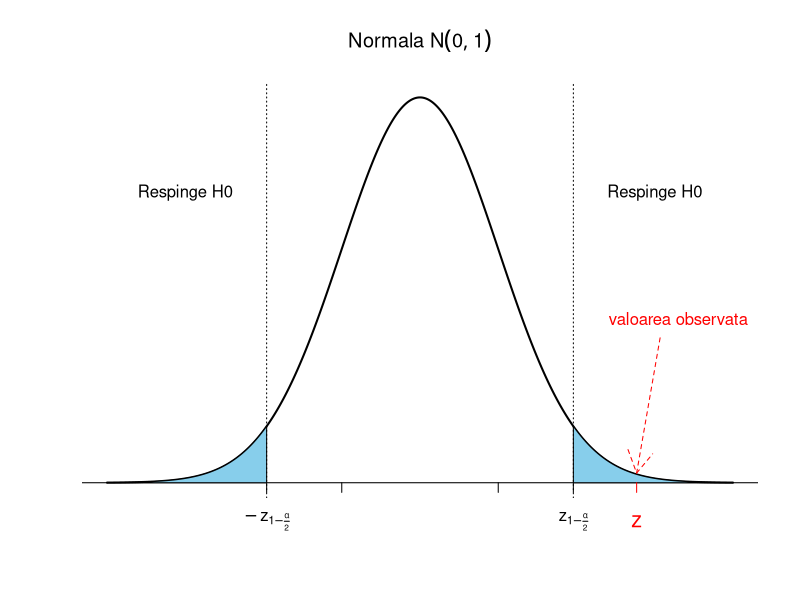
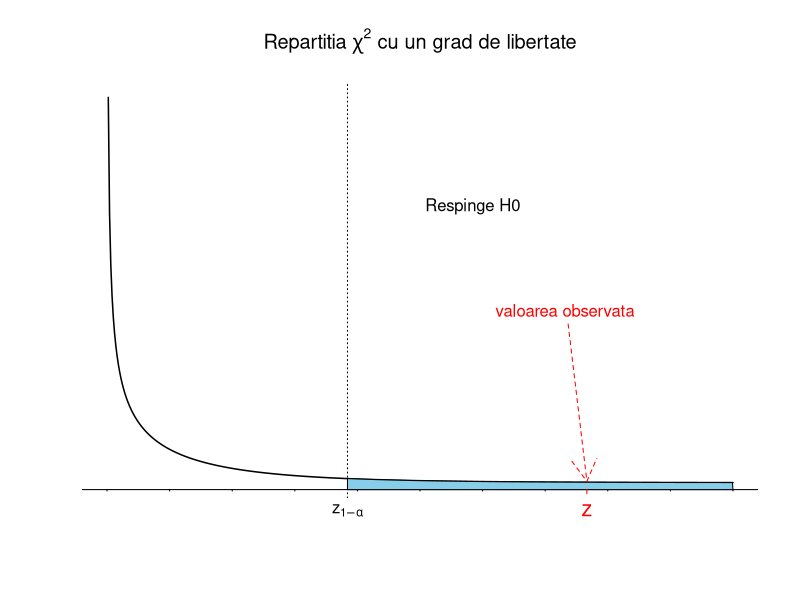
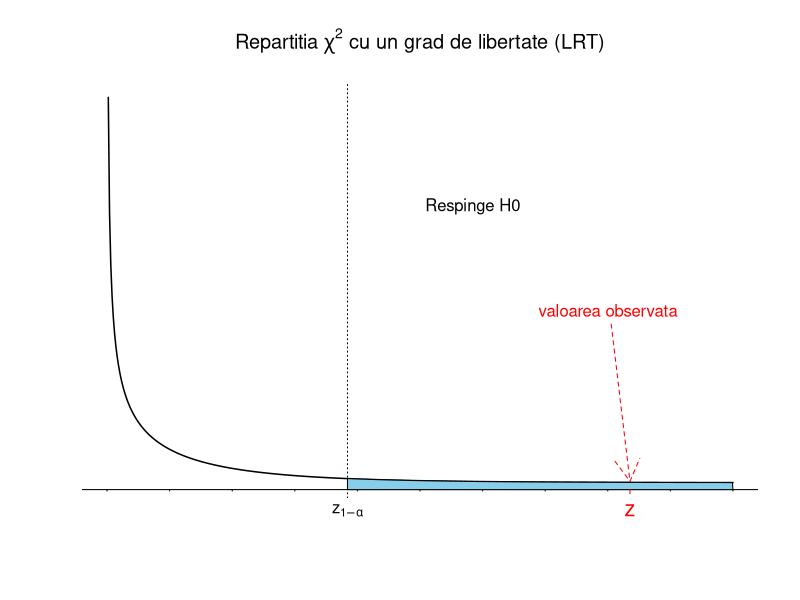
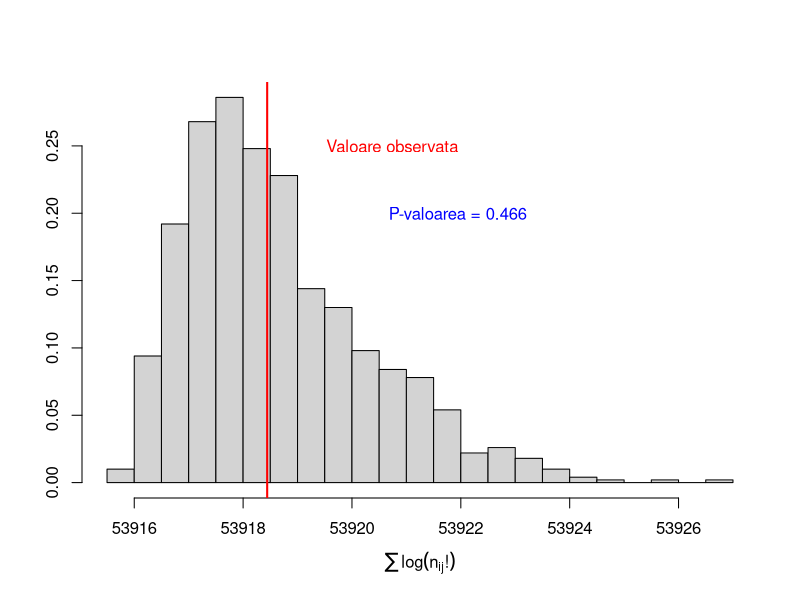

These charts were generated, in order, by the following R code:
## ---- chunk 1
n1 = 5000 # nr total cazuri OC
n11 = 13 # nr cazuri cu MI

n2 = 10000 # nr total control non-OC
n21 = 7 # nr control cu MI

p1 = n11/n1
p2 = n21/n2

p = (n11+n21)/(n1+n2) # proportia comuna - pooled p

# Verificam daca putem aplica aproximarea normala 
n1*p*(1-p)>5
n2*p*(1-p)>5

# Calculam statistica de test cu corectia de continuitate
z = (abs(p1-p2)-0.5*(1/n1+1/n2))/sqrt(p*(1-p)*(1/n1+1/n2))
z

# Calcul de p-valoare: test bilateral
pval = min(2*(1-pnorm(z)),1)
pval

# Intervalul de incredere

cat("Intervalul de incredere pentru p1-p2 la pragul de semnificatie 95% este ","IC = [", p1-p2 - qnorm(0.975) *sqrt(p*(1-p)*(1/n1+1/n2)), ",", p1-p2 + qnorm(0.9755) *sqrt(p*(1-p)*(1/n1+1/n2)),"]")

# Intervalul de incredere Agresti & Caffo 2000

p1b = (n11+1)/(n1+2)
p2b = (n21+1)/(n2+2)

cat("Intervalul de incredere (Agresti-Caffo) pentru p1-p2 la pragul de semnificatie 95% este ","IC = [", p1b-p2b - qnorm(0.975) *sqrt(p1b*(1-p1b)/(n1+2)+p2b*(1-p2b)/(n2+2)), ",", p1b-p2b + qnorm(0.975) *sqrt(p1b*(1-p1b)/(n1+2)+p2b*(1-p2b)/(n2+2)),"]")

## ---- chunk 2
a = 0.05

z1 = qnorm(a/2)
z2 = -z1

par(bty="n")
x <- seq(-4,4,length=501)
plot(x,dnorm(x),type="l",main = expression(paste("Normala ", N(0,1))),
     xaxt="n",yaxt="n",xlab="",ylab="",lwd=2)

abline(h=0)
x <- c(z1,-1,1,z2)
segments(x,0,x,-0.01,xpd=TRUE)

#desenezi regiunea pe care vrei sa o colorezi
cord.x1=c(-4,seq(-4,z1,0.01),z1)
cord.y1=c(0,dnorm(seq(-4,z1,0.01)),0)
polygon(cord.x1,cord.y1,col="skyblue")

text(z1,-0.04,expression(-z[1-frac(alpha,2)]),xpd=TRUE)


#desenezi regiunea pe care vrei sa o colorezi
cord.x2=c(z2,seq(z2,4,0.01),4)
cord.y2=c(0,dnorm(seq(z2,4,0.01)),0)
polygon(cord.x2,cord.y2,col="skyblue")

text(z2,-0.04,expression(z[1-frac(alpha,2)]),xpd=TRUE)

# liniile verticale care delimiteaza regiunile
abline(v=z1,untf = FALSE, lty=3)
abline(v=z2,untf = FALSE, lty=3)

#textul corespunzator lor 
text(-3, 0.3, "Respinge H0")
text(3, 0.3, "Respinge H0")

#adauga valoarea observata

segments(z,0,z,-0.01,xpd=TRUE, col="red")
text(z,-0.04,expression(z),xpd=TRUE, cex = 1.3, col = "red")

arrows(z+0.3,0.15, x1=z, y1=0.01, lty = 2, col = "red")
text(3.3, 0.17, "valoarea observata", col = "red")

## ---- chunk 3
mat = matrix(c(13,4987,5000, 7, 9993, 10000, 20, 14980, 15000),ncol = 3, byrow = T, 
             dimnames = list(c("OC", "non-OC", "Total"),c("MI", "non-MI", "Total")))

library(knitr)
kable(mat, align = "ccc")
## ---- chunk 4
# Observat
n11 = 13
n1o = 5000
n12 = n1o-n11

n21 = 7
n2o = 10000
n22 = n2o-n21

no1 = n11+n21
no2 = n12+n22

n = n1o+n2o

#Asteptat
e11 = n1o*no1/n
e12 = n1o*no2/n
e21 = n2o*no1/n
e22 = n2o*no2/n

Mobs = matrix(c(n11,n12,n21,n22),ncol = 2, byrow = T, dimnames = list(c("OC","non-OC"), c("MI", "non-MI")))

Mexp = matrix(c(e11,e12,e21,e22),ncol = 2, byrow = T, dimnames = list(c("OC","non-OC"), c("MI", "non-MI")))
Mexp
## ---- chunk 5
kable(Mexp, align = "cc")
## ---- chunk 6
X2 = (abs(n11-e11)-0.5)^2/e11 + (abs(n12-e12)-0.5)^2/e12 + (abs(n21-e21)-0.5)^2/e21 + (abs(n22-e22)-0.5)^2/e22
X2

pval = 1-pchisq(X2,1) #df = 1
pval
## ---- chunk 7
chisq.test(Mobs)
## ---- chunk 8
a = 0.05
df = 1

z1 = qchisq(1-a, df)

par(bty="n")
x <- seq(0,10,length=501)
plot(x,dchisq(x, df),type="l",main = expression(paste("Repartitia ", chi^2, " cu un grad de libertate")),
     xaxt="n",yaxt="n",xlab="",ylab="",lwd=1.5)

abline(h=-0.05)
x <- 0:10 
segments(x,-0.05,x,-0.06,xpd=TRUE)

#desenezi regiunea pe care vrei sa o colorezi
cord.x=c(z1,seq(z1,10,0.01),10)
cord.y=c(-0.05,dchisq(seq(z1,10,0.01), df),-0.05)
polygon(cord.x,cord.y,col="skyblue")

text(z1,-0.2,expression(z[1-alpha]),xpd=TRUE)

# liniile verticale care delimiteaza regiunile
abline(v=z1,untf = FALSE, lty=3)

#textul corespunzator lor 
text(z1+2, 2, "Respinge H0")

#adauga valoarea observata
z = X2
segments(z,-0.05,z,-0.08,xpd=TRUE, col="red")
text(z,-0.2,expression(z),xpd=TRUE, cex = 1.3, col = "red")

arrows(z-0.3,1.15, x1=z, y1=0.01, lty = 2, col = "red")
text(z-0.35, 1.25, "valoarea observata", col = "red")

## ---- chunk 9
prop.test(Mobs)
## ---- chunk 10
# Observat
n11 = 13
n1o = 5000
n12 = n1o-n11

n21 = 7
n2o = 10000
n22 = n2o-n21

no1 = n11+n21
no2 = n12+n22

LRT = n11*log((n1o*no1)/(n*n11)) + n12*log((n1o*no2)/(n*n12)) + n21*log((n2o*no1)/(n*n21)) + n22*log((n2o*no2)/(n*n22))
LRT = -2*LRT
LRT

pval = 1-pchisq(LRT,1) #df = 1
pval
## ---- chunk 11
a = 0.05
df = 1

z1 = qchisq(1-a, df)

par(bty="n")
x <- seq(0,10,length=501)
plot(x,dchisq(x, df),type="l",main = expression(paste("Repartitia ", chi^2, " cu un grad de libertate (LRT)")),
     xaxt="n",yaxt="n",xlab="",ylab="",lwd=1.5)

abline(h=-0.05)
x <- 0:10 
segments(x,-0.05,x,-0.06,xpd=TRUE)

#desenezi regiunea pe care vrei sa o colorezi
cord.x=c(z1,seq(z1,10,0.01),10)
cord.y=c(-0.05,dchisq(seq(z1,10,0.01), df),-0.05)
polygon(cord.x,cord.y,col="skyblue")

text(z1,-0.2,expression(z[1-alpha]),xpd=TRUE)

# liniile verticale care delimiteaza regiunile
abline(v=z1,untf = FALSE, lty=3)

#textul corespunzator lor 
text(z1+2, 2, "Respinge H0")

#adauga valoarea observata
z = LRT
segments(z,-0.05,z,-0.08,xpd=TRUE, col="red")
text(z,-0.2,expression(z),xpd=TRUE, cex = 1.3, col = "red")

arrows(z-0.3,1.15, x1=z, y1=0.01, lty = 2, col = "red")
text(z-0.35, 1.25, "valoarea observata", col = "red")

## ---- chunk 12
LRT1 = function(dat){
  # dat este sub forma de matrice 
  rs = rowSums(dat) # apply(dat, 1, sum)
  cs = colSums(dat) # apply(dat, 2, sum)
  
  n = sum(dat)
  
  expected <- outer(rs,cs,"*")/n
  
  lrt <- -2*sum(dat * log(expected/dat)) 
  
  dm = dim(dat) # dimensiunea tabloului pentru a calcula gradele de libertate
  pval = 1-pchisq(lrt,(dm[1]-1)*(dm[2]-1))
  
  cat("Statistica LRT este ", lrt, "\n")
  cat("P-valoarea testului bazat pe raportul de verosimilitate este ", pval)
  
  return(list(statistic = lrt, pvalue = pval))
}

Mobs = matrix(c(n11,n12,n21,n22),ncol = 2, byrow = T, dimnames = list(c("OC","non-OC"), c("MI", "non-MI")))

LRT1(Mobs) 
## ---- chunk 13
matF = matrix(c(2,23,25, 5, 30, 35, 7, 53, 60),ncol = 3, byrow = T, 
             dimnames = list(c("non-CVD", "CVD", "Total"),c("Ridicat Sare", "Scazut Sare", "Total")))

kable(matF, align = "ccc")
## ---- chunk 14
# Observat
n11 = 2
n1o = 25
n12 = n1o-n11

n21 = 5
n2o = 35
n22 = n2o-n21

no1 = n11+n21
no2 = n12+n22

n = n1o+n2o

#Asteptat
e11 = n1o*no1/n
e12 = n1o*no2/n
e21 = n2o*no1/n
e22 = n2o*no2/n

MobsF = matrix(c(n11,n12,n21,n22),ncol = 2, byrow = T, dimnames = list(c("non-CVD", "CVD"), c("Ridicat Sare", "Scazut Sare")))

MexpF = matrix(c(e11,e12,e21,e22),ncol = 2, byrow = T, dimnames = list(c("non-CVD", "CVD"), c("Ridicat Sare", "Scazut Sare")))
MexpF
## ---- chunk 15
kable(MexpF, align = "cc")
## ---- chunk 16
# Testul lui Pearson (Hi patrat)

chisq.test(MobsF)

# Testul bazat pe raportul de verosimilitate

LRT1(MobsF)
## ---- chunk 17
# Fixez marginalele

n1o = 25
n2o = 35
  
no1 = 7
no2 = 53

for (i in 0:7){
  cat("-------------------------------------\n")
  cat("Tabelul ", i+1, " :\n")
  
  # calculez valorile din tabel
  n11 = i
  n12 = n1o - n11
  n21 = no1 - n11
  n22 = no2 - n12
  
  MobsF1 = matrix(c(n11,n12,n21,n22),ncol = 2, byrow = T, dimnames = list(c("non-CVD", "CVD"), c("Ridicat Sare", "Scazut Sare")))
  
  print(MobsF1)
  
  cat("Probabilitatea de a obtine tabelul ", i+1, " este ", dhyper(i, no1, no2, n1o), "\n")
  cat("-------------------------------------\n")
}
## ---- chunk 18
fisher.test(MobsF)
## ---- chunk 19
n1o = 25
n2o = 35
  
no1 = 7
no2 = 53

n11 = 2
  
ps = dhyper(0:no1, no1, no2, n1o)
pobs = dhyper(n11, no1, no2, n1o)

pval = sum(ps[ps<=pobs])
pval
## ---- chunk 20
matMN = matrix(c(526,95,621, 515, 106, 621, 1041, 201, 1242),ncol = 3, byrow = T, 
             dimnames = list(c("A", "B", "Total"),c("Supravietuit", "Decedat", "Total")))

kable(matMN, align = "ccc")
## ---- chunk 21
M1csq = matrix(c(526,95,515,106),ncol = 2, byrow = T)
chisq.test(M1csq)
## ---- chunk 22
matMN2 = matrix(c(510,16,526, 5, 90, 95, 515, 106, 621),ncol = 3, byrow = T, 
             dimnames = list(c("Supravietuit", "Decedat", "Total"),c("Supravietuit", "Decedat", "Total")))

kable(matMN2, align = "ccc")
## ---- chunk 23
M1 = matrix(c(510,16,5,90),ncol = 2, byrow = T, 
           dimnames = list(c("Supravietuit", "Decedat"), c("Supravietuit", "Decedat")))
mcnemar.test(M1)
## ---- chunk 24
matAA = rbind(c(122, 117, 19, 244),
           c(1781, 1351, 288,3301),
           c(353, 269, 60, 713))

matAA2 = rbind(c(122, 117, 19, 244, 502),
           c(1781, 1351, 288,3301, 6721),
           c(353, 269, 60, 713, 1395),
           c(2256, 1737, 367, 4258, 8618))

dimnames(matAA2) = list(c("Florida", "Iowa", "Missouri", "Total"),
                        c("A", "B", "AB", "O", "Total"))

kable(matAA2, align = "cccc")
## ---- chunk 25
  matAA_observed = rbind(c(122, 117, 19, 244),
           c(1781, 1351, 288, 3301),
           c(353, 269, 60, 713))

  rs = rowSums(matAA_observed) 
  cs = colSums(matAA_observed) 
  
  n = sum(matAA_observed)
  
  matAA_expected <- outer(rs,cs,"*")/n
## ---- chunk 26
matAA_expected2 = matrix(rep(0, 20), ncol = 5)

matAA_expected2[1:3,1:4] = matAA_expected
matAA_expected2[4,1:4] = colSums(matAA_expected)
matAA_expected2[1:3,5] = rowSums(matAA_expected) 
matAA_expected2[4,5] = sum(matAA_expected)

dimnames(matAA_expected2) = list(c("Florida", "Iowa", "Missouri", "Total"),
                                c("A", "B", "AB", "O", "Total"))

kable(matAA_expected2, align = "cccc")
## ---- chunk 27
chisq.test(matAA_observed)
## ---- chunk 28
LRT1(matAA_observed)
## ---- chunk 29
fisher <- function(tab, n.sim=1000, return.all=FALSE, prnt=FALSE){
  bot0 <- sum(lgamma(tab+1))# lgamma - logaritm natural din gamma - logaritm din factorial

  bot <- 1:n.sim
  a <- list(rep(row(tab),tab), rep(col(tab),tab))
  for(i in 1:n.sim) {
    a[[1]] <- sample(a[[1]])
    bot[i] <- sum(lgamma(table(a)+1))
    if(prnt) { if(i == round(i/10)*10) cat(i,"\n") }
  }
  if(return.all) return(list(bot0, bot, mean(bot0 <= bot)))
  cat("P-valoarea aproximata cu Monte Carlo este ", mean(bot0 <= bot))
}

set.seed(5)
fisher(matAA_observed)
## ---- chunk 30
set.seed(5)
a = fisher(matAA_observed, return.all = TRUE)

hist(a[[2]], 
     breaks = 25, 
     freq = FALSE, 
     main = "",
     ylab = "",
     xlab = expression(sum(log( n[ij] * "!" ))),
     col = "lightgray")
abline(v = a[[1]], col = "red", lwd = 2)
text(a[[1]]+2.3, 0.25, "Valoare observata", col = "red")
text(a[[1]]+3.5, 0.2, paste("P-valoarea =", a[[3]]), col = "blue")
## ---- chunk 31
fisher.test(matAA_observed, simulate.p.value = TRUE, B = 1000)
